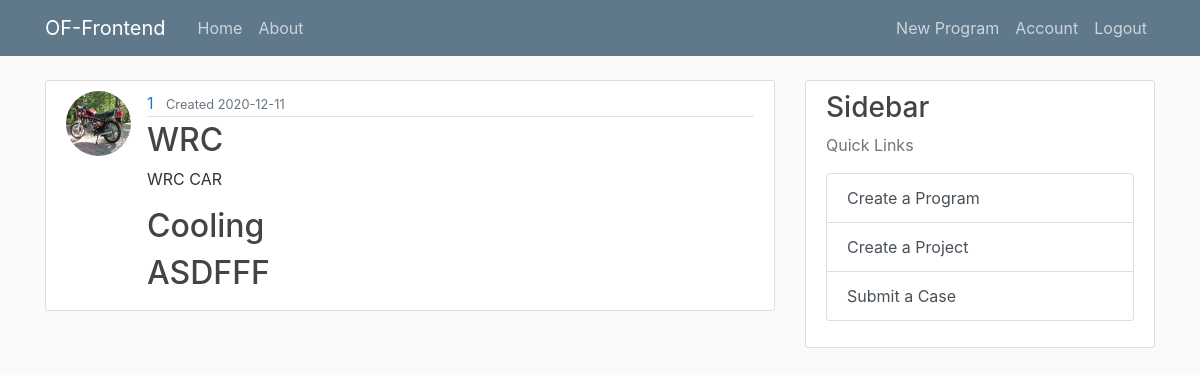
The page /programs/1 (signed in) on the database as committed earlier.
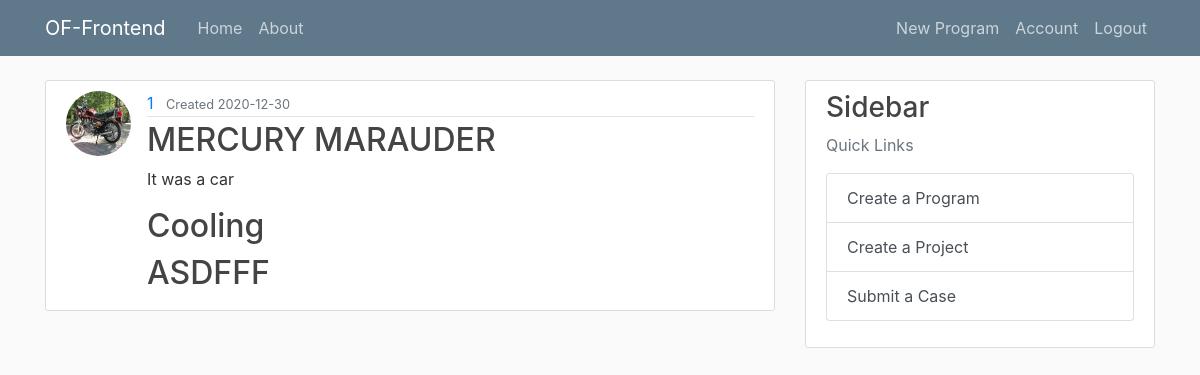
The same page on the database as committed later.
### flask_website/models.py (models this page shows, shortened)
class Program(db.Model):
    __tablename__ = "program"
    id = db.Column(db.Integer, primary_key=True)
    name = db.Column(db.String(20), unique=True, nullable=False)
    description = db.Column(db.Text, unique=False, nullable=False)
    created_date = db.Column(db.DateTime, nullable=False, default=datetime.utcnow)
    created_by = db.Column(db.Integer, db.ForeignKey("user.id"), nullable=False)
    project = db.relationship("Project", back_populates="program")  # forward

### flask_website/routes.py (the view)
@app.route("/programs/<int:program_id>")
@login_required
def programs(program_id):
    program = Program.query.get_or_404(program_id)
    projects = program.project
    return render_template(
        "program.html", title=program.name, program=program, projects=projects
    )

### flask_website/models.py (called while the page is built)
@login_manager.user_loader
def load_user(user_id):
    return User.query.get(int(user_id))

### flask_website/templates/program.html
{% extends "layout.html" %}
{% block content %}
        <article class="media content-section">
          <img class = "rounded-circle article-img", src="{{ url_for('static', filename = 'profile_pics/' + program.creator.image_file) }}">
          <div class="media-body">
            <div class="article-metadata">
              <a class="mr-2" href="#">{{ program.created_by }}</a>
              <small class="text-muted"> Created {{ program.created_date.strftime('%Y-%m-%d') }}</small>
            </div>
            <h2 class="article-title">{{ program.name }}</h2>
            <p class="article-content">{{ program.description }}</p>
            {% for project in projects %}
              <div class="media-body">
                <h2><a class="article-title" href="{{ url_for('project', program_id = program.id, project_id = project.id) }}">{{ project.name }}</a></h2>
              </div>
            {% endfor %}
          </div>
        </article>
{% endblock content %}

Rows that differ between the two databases and show on the page:
changed Program: created_date "2020-12-11" → "2020-12-30"; name "WRC" → "MERCURY MARAUDER"; description "WRC CAR" → "It was a car"
